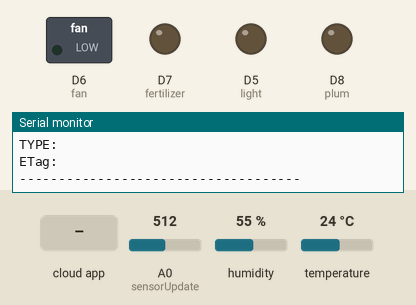
The sketch below on a simulated ESP8266 (NodeMCU). On the bench: switched loads named in the sketch (green lamp = pin HIGH), output pins drawn as LEDs (lit = HIGH), the last lines printed to the serial monitor. The inputs (shaded band) are chosen by the test bench; at power-on: A0 (sensorUpdate) = 512, humidity 55 %, temperature 24 °C. WiFi joins after 1.5 s; servers stay silent unless stated; the Firebase database answers and starts empty.

Above: at 2.7 s.
2.8 s: the phone or cloud app sets AI to 0
4.9 s: the phone or cloud app sets FAN to 1
At 7.6 s:
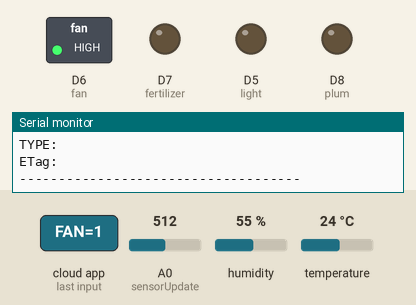
7.9 s: the phone or cloud app sets Fertilizer to 1
At 10.4 s:
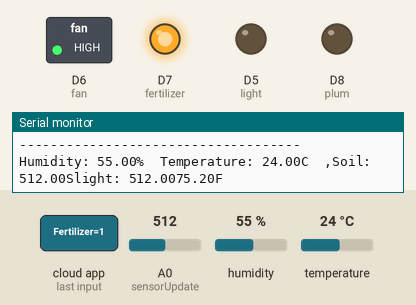
11.0 s: the phone or cloud app sets AI to 1
At 13.5 s:
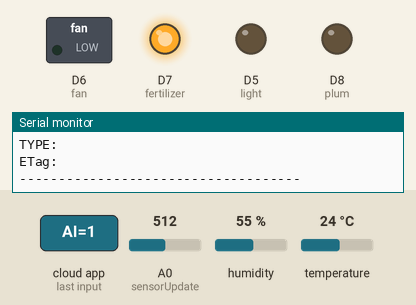
14.1 s: A0 (sensorUpdate) set to 211
19.8 s: A0 (sensorUpdate) set to 183
At 25.3 s:
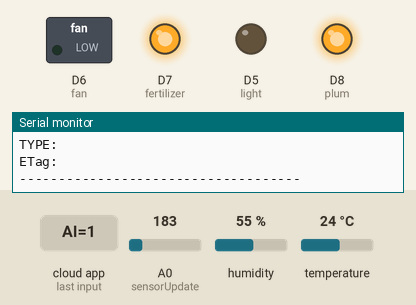
Timing chart, 0 to 26.7 s (numbered marks = the images above; inputs shaded):
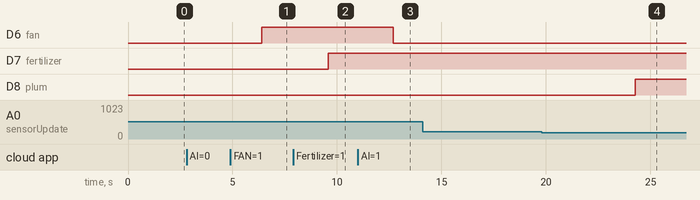

Measured:
- the behaviour switches between 200 and 199 on A0 (sensorUpdate) (found by bisection; images 3 and 4)
- after the input at 4.9 s, D6 (fan): LOW → HIGH after 1.5 s
- after the input at 7.9 s, D7 (fertilizer): LOW → HIGH after 1.7 s
- after the input at 11.0 s, D6 (fan): HIGH → LOW after 1.7 s
- after the input at 19.8 s, D8 (plum): LOW → HIGH after 4.5 s

The sketch:

Final.ino
```cpp
#include "FirebaseESP8266.h"
#include <ESP8266WiFi.h>
#include <DHT.h>
#include <TridentTD_LineNotify.h>

#include <Wire.h>


#define FIREBASE_HOST "terrahouse-e06d8-default-rtdb.firebaseio.com/"
#define FIREBASE_AUTH "4zUa9iPyKoh44HccXggcAj3QVja93CO6GAncmoXC"
#define WIFI_SSID "Mon"           //"yingpiboon_2.4G"//"Vawa"//"yingpiboon_5"
#define WIFI_PASSWORD "12345678"  //"puttrattanin"//"vawakonnarak"//"puttrattanin"

// line
// QNNMFl08oxVLaY3ezUPQMYQbJk2vPlEjc8VzIrh497J
#define LINE_TOKEN "pqRXpKVW4ZpxA328ReGt4ooKGIDaUKQeDFbho08E7GY"

#define DHTPIN 2
#define Sensor D0
#define Slight A0

int val = 0;
int fan = D6;
int fertilizer = D7;
int light = D5;
int plum = D8;

#define DHTTYPE DHT11
DHT dht(DHTPIN, DHTTYPE);

FirebaseData firebaseData;
FirebaseData firebaseData2;
FirebaseData firebaseData3;

FirebaseData AIData;

void setup() {

  Serial.begin(9600);
  dht.begin();
  Serial.println(LINE.getVersion());

  pinMode(fan, OUTPUT);
  pinMode(fertilizer, OUTPUT);
  pinMode(light, OUTPUT);
  pinMode(plum, OUTPUT);

  WiFi.begin(WIFI_SSID, WIFI_PASSWORD);
  Serial.print("Connecting to Wi-Fi");
  while (WiFi.status() != WL_CONNECTED) {
    Serial.print(".");
    delay(300);
  }

  Serial.println();
  Serial.print("Connected with IP: ");
  Serial.println(WiFi.localIP());
  Serial.println();

  LINE.setToken(LINE_TOKEN);

  Firebase.begin(FIREBASE_HOST, FIREBASE_AUTH);
  Firebase.reconnectWiFi(true);
}

void sensorUpdate() {

  float h = dht.readHumidity();
  float t = dht.readTemperature();
  float f = dht.readTemperature(true);

  float s = analogRead(D0);
  float l = analogRead(A0);
  float Slight = l * (3.3 / 1024.0);

  if (isnan(h) || isnan(t) || isnan(f) || isnan(s) || isnan(l)) {
    Serial.println(F("Failed to read from DHT sensor!"));
    return;
  }

  Serial.print(F("Humidity: "));
  Serial.print(h);

  Serial.print(F("%  Temperature: "));
  Serial.print(t);
  Serial.print(F("C  ,"));

  Serial.print(F("Soil: "));
  Serial.print(s);

  Serial.print(F("Slight: "));
  Serial.print(l);

  Serial.print(f);
  Serial.println(F("F  "));

  if (Firebase.setFloat(firebaseData2, "/test/temperature", t)) {
    Serial.println("PASSED");
    Serial.println("PATH: " + firebaseData2.dataPath());
    Serial.println("TYPE: " + firebaseData2.dataType());
    Serial.println("ETag: " + firebaseData2.ETag());
    Serial.println("------------------------------------");
    Serial.println();
  } else {
    Serial.println("FAILED");
    Serial.println("REASON: " + firebaseData2.errorReason());
    Serial.println("------------------------------------");
    Serial.println();
  }

  if (Firebase.setFloat(firebaseData2, "/test/humidity", h)) {
    Serial.println("PASSED");
    Serial.println("PATH: " + firebaseData2.dataPath());
    Serial.println("TYPE: " + firebaseData2.dataType());
    Serial.println("ETag: " + firebaseData2.ETag());
    Serial.println("------------------------------------");
    Serial.println();
  } else {
    Serial.println("FAILED");
    Serial.println("REASON: " + firebaseData2.errorReason());
    Serial.println("------------------------------------");
    Serial.println();
  }

  if (Firebase.setFloat(firebaseData2, "/test/Soil", s)) {
    Serial.println("PASSED");
    Serial.println("PATH: " + firebaseData2.dataPath());
    Serial.println("TYPE: " + firebaseData2.dataType());
    Serial.println("ETag: " + firebaseData2.ETag());
    Serial.println("------------------------------------");
    Serial.println();
  } else {
    Serial.println("FAILED");
    Serial.println("REASON: " + firebaseData2.errorReason());
    Serial.println("------------------------------------");
    Serial.println();
  }

  if (Firebase.setFloat(firebaseData2, "/test/lightsensor", l)) {
    Serial.println("PASSED");
    Serial.println("PATH: " + firebaseData2.dataPath());
    Serial.println("TYPE: " + firebaseData2.dataType());
    Serial.println("ETag: " + firebaseData2.ETag());
    Serial.println("------------------------------------");
    Serial.println();
  } else {
    Serial.println("FAILED");
    Serial.println("REASON: " + firebaseData2.errorReason());
    Serial.println("------------------------------------");
    Serial.println();
  }
}
void loop() {
  sensorUpdate();

  delay(1000);
  if (Firebase.getString(AIData, "/test/AI")) {
    String aiMode = AIData.stringData();  // อ่านค่า AI Mode เก็บในตัวแปรชนิด String เพียงครั้งเดียว
    Serial.println("AI Mode = " + aiMode);
    if (aiMode == "0") {
      if (Firebase.getString(firebaseData3, "/test/FAN")) {
        Serial.println("FAN = " + firebaseData3.stringData());
        if (firebaseData3.stringData() == "1") {
          digitalWrite(fan, HIGH);
        } else if (firebaseData3.stringData() == "0") {
          digitalWrite(fan, LOW);
        }
      }
      delay(100);

      if (Firebase.getString(firebaseData3, "/test/Fertilizer")) {
        Serial.println("Fertilizer = " + firebaseData3.stringData());
        if (firebaseData3.stringData() == "1") {
          digitalWrite(fertilizer, HIGH);
        } else if (firebaseData3.stringData() == "0") {
          digitalWrite(fertilizer, LOW);
        }
      }
      delay(100);

      if (Firebase.getString(firebaseData3, "/test/light")) {
        Serial.println("light = " + firebaseData3.stringData());
        if (firebaseData3.stringData() == "1") {
          digitalWrite(light, HIGH);
        } else if (firebaseData3.stringData() == "0") {
          digitalWrite(light, LOW);
        }
      }
      delay(100);
      if (Firebase.getString(firebaseData3, "/test/water")) {
        Serial.println("plum = " + firebaseData3.stringData());
        if (firebaseData3.stringData() == "1") {
          digitalWrite(plum, HIGH);
        } else if (firebaseData3.stringData() == "0") {
          digitalWrite(plum, LOW);
        }
      }
      delay(100);
    }

    if (aiMode == "1") {

      Firebase.getFloat(firebaseData, "/test/temperature");  // อ่านค่าอุณหภูมิเก็บในตัวแปรชนิด float เพียงครั้งเดียว
      float temp = firebaseData.floatData();

      Firebase.getFloat(firebaseData, "/test/lightsensor");  // อ่านค่าเซนเซอร์แสงเก็บในตัวแปรชนิด float เพียงครั้งเดียว
      float Slight = firebaseData.floatData();

      Firebase.getFloat(firebaseData, "/test/Soil");  // อ่านค่าความชื้นในดินเก็บในตัวแปรชนิด int เพียงครั้งเดียว
      float soil = firebaseData.floatData();

      Serial.println(temp);
      Serial.println(Slight);
      Serial.println(soil);
      Serial.println("------------------------------------");
      Serial.println();

      // TEMP -> FAN
      if (temp >= 28) {
        Firebase.setString(firebaseData3, "/test/FAN", "1");
        Serial.println("Fan = 1");
        digitalWrite(fan, HIGH);

      } else {
        Firebase.setString(firebaseData3, "/test/FAN", "0");
        Serial.println("Fan = 0");
        digitalWrite(fan, LOW);
      }
      // SENSER -> LIGHT
      if (Slight < 120) {
        Firebase.setString(firebaseData3, "/test/light", "1");
        Serial.println("light = 1");
        digitalWrite(light, HIGH);

      } else {
        Firebase.setString(firebaseData3, "/test/light", "0");
        Serial.println("light = 0");
        digitalWrite(light, LOW);
      }
      // SOIL -> PLUM
      if (soil < 200) {
        Firebase.setString(firebaseData3, "/test/water", "1");
        Serial.println("Plum = 1");
        digitalWrite(plum, HIGH);

      } else {
        Firebase.setString(firebaseData3, "/test/water", "0");
        Serial.println("Plum = 0");
        digitalWrite(plum, LOW);
      }
    }
    Serial.println("------------------------------------");
    Serial.println();
  }
  delay(100);
}
```
